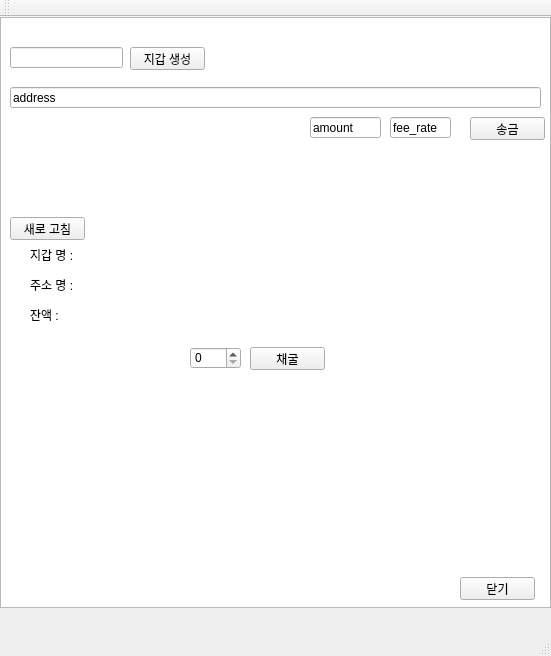
<?xml version="1.0" encoding="UTF-8"?>
<ui version="4.0">
 <class>BTL_GUIClass</class>
 <widget class="QMainWindow" name="BTL_GUIClass">
  <property name="geometry">
   <rect>
    <x>0</x>
    <y>0</y>
    <width>551</width>
    <height>656</height>
   </rect>
  </property>
  <property name="windowTitle">
   <string>BTL_GUI</string>
  </property>
  <widget class="QWidget" name="centralWidget">
   <widget class="QPushButton" name="closeBtn">
    <property name="geometry">
     <rect>
      <x>460</x>
      <y>560</y>
      <width>75</width>
      <height>23</height>
     </rect>
    </property>
    <property name="text">
     <string>닫기</string>
    </property>
   </widget>
   <widget class="QPushButton" name="createWallet">
    <property name="geometry">
     <rect>
      <x>130</x>
      <y>30</y>
      <width>75</width>
      <height>23</height>
     </rect>
    </property>
    <property name="text">
     <string>지갑 생성</string>
    </property>
   </widget>
   <widget class="QGraphicsView" name="graphicsView">
    <property name="geometry">
     <rect>
      <x>0</x>
      <y>0</y>
      <width>551</width>
      <height>591</height>
     </rect>
    </property>
   </widget>
   <widget class="QLineEdit" name="walletname">
    <property name="geometry">
     <rect>
      <x>10</x>
      <y>30</y>
      <width>113</width>
      <height>21</height>
     </rect>
    </property>
   </widget>
   <widget class="QLabel" name="walletlabel">
    <property name="geometry">
     <rect>
      <x>100</x>
      <y>220</y>
      <width>121</width>
      <height>31</height>
     </rect>
    </property>
    <property name="text">
     <string/>
    </property>
   </widget>
   <widget class="QLabel" name="label">
    <property name="geometry">
     <rect>
      <x>30</x>
      <y>230</y>
      <width>61</width>
      <height>16</height>
     </rect>
    </property>
    <property name="text">
     <string>지갑 명 :</string>
    </property>
   </widget>
   <widget class="QLabel" name="label_2">
    <property name="geometry">
     <rect>
      <x>30</x>
      <y>260</y>
      <width>64</width>
      <height>15</height>
     </rect>
    </property>
    <property name="text">
     <string>주소 명 : </string>
    </property>
   </widget>
   <widget class="QPushButton" name="resetwallet">
    <property name="geometry">
     <rect>
      <x>10</x>
      <y>200</y>
      <width>75</width>
      <height>23</height>
     </rect>
    </property>
    <property name="text">
     <string>새로 고침</string>
    </property>
   </widget>
   <widget class="QPushButton" name="mining">
    <property name="geometry">
     <rect>
      <x>250</x>
      <y>330</y>
      <width>75</width>
      <height>23</height>
     </rect>
    </property>
    <property name="text">
     <string>채굴</string>
    </property>
   </widget>
   <widget class="QSpinBox" name="miningcount">
    <property name="geometry">
     <rect>
      <x>190</x>
      <y>330</y>
      <width>51</width>
      <height>22</height>
     </rect>
    </property>
    <property name="maximum">
     <number>1000</number>
    </property>
   </widget>
   <widget class="QLabel" name="addresslabel">
    <property name="geometry">
     <rect>
      <x>100</x>
      <y>250</y>
      <width>431</width>
      <height>31</height>
     </rect>
    </property>
    <property name="text">
     <string/>
    </property>
   </widget>
   <widget class="QLabel" name="label_3">
    <property name="geometry">
     <rect>
      <x>30</x>
      <y>290</y>
      <width>64</width>
      <height>15</height>
     </rect>
    </property>
    <property name="text">
     <string>잔액 : </string>
    </property>
   </widget>
   <widget class="QLabel" name="balancelabel">
    <property name="geometry">
     <rect>
      <x>100</x>
      <y>290</y>
      <width>121</width>
      <height>31</height>
     </rect>
    </property>
    <property name="text">
     <string/>
    </property>
   </widget>
   <widget class="QLineEdit" name="sendaddr">
    <property name="geometry">
     <rect>
      <x>10</x>
      <y>70</y>
      <width>531</width>
      <height>21</height>
     </rect>
    </property>
    <property name="text">
     <string>address</string>
    </property>
   </widget>
   <widget class="QLineEdit" name="amount">
    <property name="geometry">
     <rect>
      <x>310</x>
      <y>100</y>
      <width>71</width>
      <height>21</height>
     </rect>
    </property>
    <property name="text">
     <string>amount</string>
    </property>
   </widget>
   <widget class="QPushButton" name="send">
    <property name="geometry">
     <rect>
      <x>470</x>
      <y>100</y>
      <width>75</width>
      <height>23</height>
     </rect>
    </property>
    <property name="text">
     <string>송금</string>
    </property>
   </widget>
   <widget class="QLineEdit" name="fee_rate">
    <property name="geometry">
     <rect>
      <x>390</x>
      <y>100</y>
      <width>61</width>
      <height>21</height>
     </rect>
    </property>
    <property name="text">
     <string>fee_rate</string>
    </property>
   </widget>
   <widget class="QLabel" name="sendresult">
    <property name="geometry">
     <rect>
      <x>10</x>
      <y>130</y>
      <width>531</width>
      <height>51</height>
     </rect>
    </property>
    <property name="text">
     <string/>
    </property>
   </widget>
   <widget class="QLabel" name="miningresult">
    <property name="geometry">
     <rect>
      <x>10</x>
      <y>380</y>
      <width>531</width>
      <height>161</height>
     </rect>
    </property>
    <property name="text">
     <string/>
    </property>
   </widget>
   <zorder>graphicsView</zorder>
   <zorder>closeBtn</zorder>
   <zorder>createWallet</zorder>
   <zorder>walletname</zorder>
   <zorder>walletlabel</zorder>
   <zorder>label</zorder>
   <zorder>label_2</zorder>
   <zorder>resetwallet</zorder>
   <zorder>mining</zorder>
   <zorder>miningcount</zorder>
   <zorder>addresslabel</zorder>
   <zorder>label_3</zorder>
   <zorder>balancelabel</zorder>
   <zorder>sendaddr</zorder>
   <zorder>amount</zorder>
   <zorder>send</zorder>
   <zorder>fee_rate</zorder>
   <zorder>sendresult</zorder>
   <zorder>miningresult</zorder>
  </widget>
  <widget class="QMenuBar" name="menuBar">
   <property name="geometry">
    <rect>
     <x>0</x>
     <y>0</y>
     <width>551</width>
     <height>26</height>
    </rect>
   </property>
  </widget>
  <widget class="QToolBar" name="mainToolBar">
   <attribute name="toolBarArea">
    <enum>TopToolBarArea</enum>
   </attribute>
   <attribute name="toolBarBreak">
    <bool>false</bool>
   </attribute>
  </widget>
  <widget class="QStatusBar" name="statusBar"/>
 </widget>
 <layoutdefault spacing="6" margin="11"/>
 <resources>
  <include location="BTL_GUI.qrc"/>
 </resources>
 <connections>
  <connection>
   <sender>createWallet</sender>
   <signal>clicked()</signal>
   <receiver>BTL_GUIClass</receiver>
   <slot>creatwallet()</slot>
   <hints>
    <hint type="sourcelabel">
     <x>210</x>
     <y>171</y>
    </hint>
    <hint type="destinationlabel">
     <x>212</x>
     <y>153</y>
    </hint>
   </hints>
  </connection>
 </connections>
 <slots>
  <slot>creatwallet()</slot>
 </slots>
</ui>
